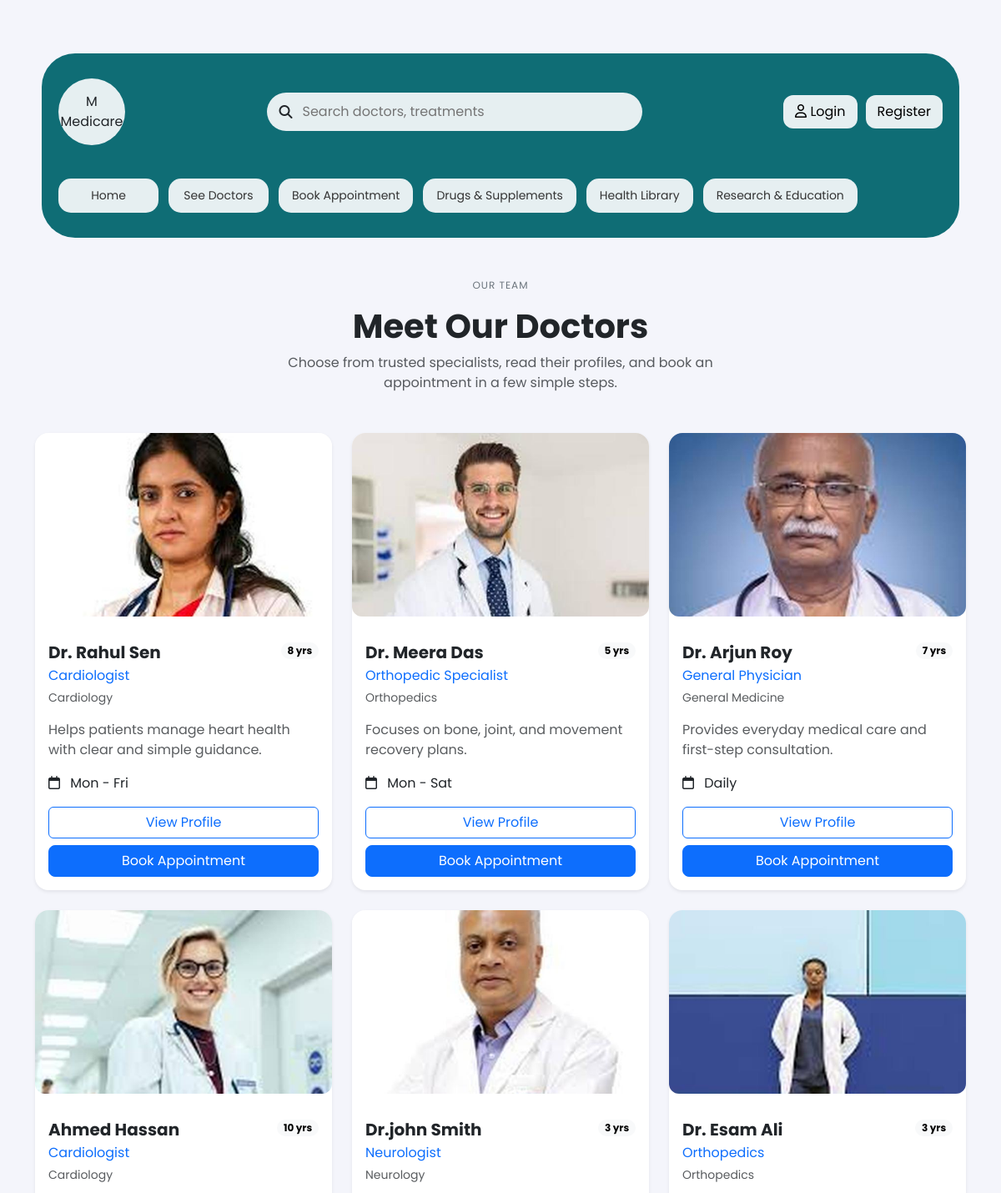
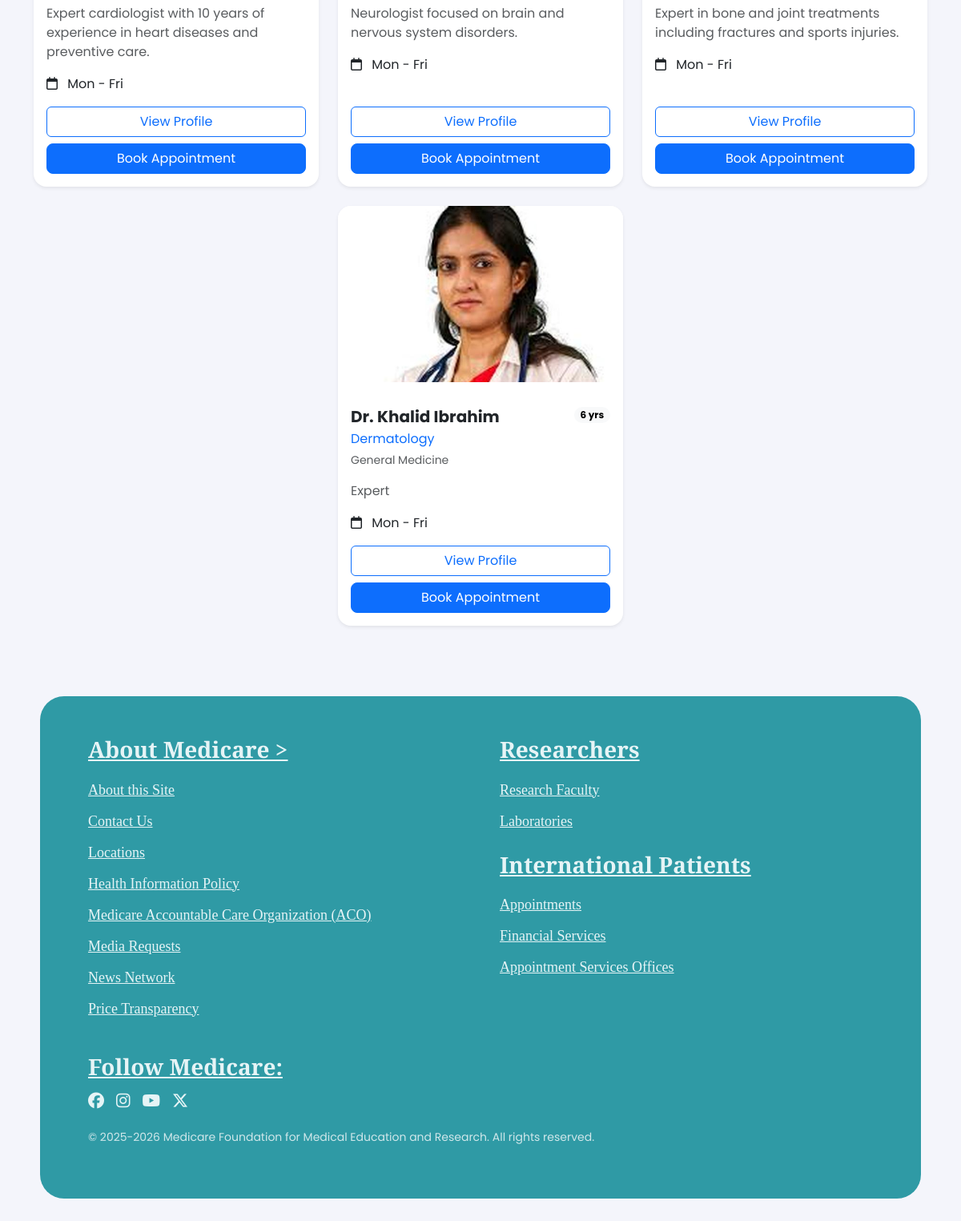
The app's page /doctors/ with its own data (2 pictures, top to bottom).
### appointments/models.py (models this page shows, shortened)
class Doctor(models.Model):
    name = models.CharField(max_length=100)
    specialty = models.CharField(max_length=100)
    department = models.ForeignKey(
        Department,
        on_delete=models.CASCADE,
        related_name="doctors"
    )
    image = models.ImageField(upload_to='doctors/')
    experience = models.IntegerField()
    available_days = models.CharField(max_length=100)
    short_bio = models.TextField()

class Department(models.Model):
    name = models.CharField(max_length=100)
    description = models.TextField(blank=True)

### appointments/views.py (the view)
# urls.py: path('doctors/', views.doctors, name='doctors'),
def doctors(request):
    return render(
        request,
        "appointments/doctors.html",
        {"doctors": Doctor.objects.select_related("department").all()},
    )

### appointments/templates/appointments/doctors.html (shortened to what this page needs)
﻿{% extends 'base.html' %}
{% load static %}
{% block content %}
<section class="my-5">
    <div class="container">
        <div class="text-center mb-5">
            <span class="section-label">Our Team</span>
            <h2 class="display-6 fw-bold mt-3">Meet Our Doctors</h2>
            <p class="text-muted mx-auto doctors-copy">
                Choose from trusted specialists, read their profiles, and book an appointment in a few simple steps.
            </p>
        </div>
        <div class="row g-4 justify-content-center">
            {% for doctor in doctors %}
                <div class="col-md-6 col-lg-4">
                    <div class="card border-0 shadow-sm h-100 doctor-card">
                        <img src="{{ doctor.image.url }}"
                             class="doctor-image"
                             alt="{{ doctor.name }}">
                        <div class="card-body d-flex flex-column">
                            <div class="d-flex justify-content-between align-items-start mb-2">
                                <div>
                                    <h5 class="fw-bold mb-1">{{ doctor.name }}</h5>
                                    <p class="text-primary mb-1">{{ doctor.specialty }}</p>
                                    {% if doctor.department %}
                                        <small class="text-muted">
                                            {{ doctor.department.name }}
                                        </small>
                                    {% endif %}
                                </div>
                                <span class="badge rounded-pill text-bg-light">
                                    {{ doctor.experience }} yrs
                                </span>
                            </div>
                            <p class="text-muted mt-2">
                                {{ doctor.short_bio }}
                            </p>
                            <div class="doctor-meta mb-3">
                                <span>
                                    <i class="fa-regular fa-calendar me-2"></i>
                                    {{ doctor.available_days }}
                                </span>
                            </div>
                            <div class="mt-auto d-grid gap-2">
                                <a href="{% url 'doctor_detail' doctor.id %}"
                                   class="btn btn-outline-primary">
                                    View Profile
                                </a>
                                <a href="{% url 'book' doctor.id %}"
                                   class="btn btn-primary">
                                    Book Appointment
                                </a>
                            </div>
                        </div>
                    </div>
                </div>
            {% empty %}
                <div class="col-12">
                    <div class="alert alert-info text-center">
                        No doctors have been added yet.
                    </div>
                </div>
            {% endfor %}
        </div>
    </div>
</section>
{% endblock %}

### templates/base.html (shortened to what this page needs)
﻿{% load static %}
<!DOCTYPE html>
<html lang="en">
<head>
    <link href="https://cdn.jsdelivr.net/npm/bootstrap@5.3.3/dist/css/bootstrap.min.css" rel="stylesheet">
    <link rel="stylesheet" href="https://cdnjs.cloudflare.com/ajax/libs/font-awesome/6.5.2/css/all.min.css">
    <link rel="stylesheet" href="{% static 'css/style.css' %}?v=123">
</head>
<body>
<div class="page-wrap">
    <header class="top-navbar-wrap">
        <div class="container">
            <div class="hero-panel">
                <div class="hero-top-row">
                    <div class="hero-logo-circle">
                        <div class="hero-logo-mark">M</div>
                        <div class="hero-logo-text">Medicare</div>
                    </div>
                    <form method="get" action="{% url 'search' %}" class="hero-search-form">
                        <i class="fa-solid fa-magnifying-glass"></i>
                        <input type="text" name="q" placeholder="Search doctors, treatments">
                    </form>
                    <div class="hero-mini-actions">
    {% if user.is_authenticated %}
        <a href="{% url 'profile' %}" class="mini-pill">
            <i class="fa-regular fa-user"></i> Profile
        </a>
         <form method="post" action="{% url 'logout' %}">
    {% csrf_token %}
    <button type="submit" class="mini-pill">
        <i class="fa-regular fa-user"></i> Logout
    </button>
</form>
    {% else %}
        <a href="{% url 'login' %}" class="mini-pill">
            <i class="fa-regular fa-user"></i> Login
        </a>
        <a href="{% url 'register' %}" class="mini-pill">
            Register
        </a>
    {% endif %}
</div>
                <div class="hero-menu-row">
                    <a href="{% url 'home' %}" class="hero-menu-btn">Home</a>
                    <a href="{% url 'doctors' %}" class="hero-menu-btn">See Doctors</a>
                     <a href="{% url 'my_appointments' %}" class="hero-menu-btn">Book Appointment</a>
                  <a href="{% url 'drugs' %}" class="hero-menu-btn">Drugs & Supplements</a>
                    <a href="{% url 'health_library' %}" class="hero-menu-btn">Health Library</a>
                    <a href="{% url 'research' %}" class="hero-menu-btn">Research & Education</a>
                </div>
            </div>
        </div>
    </header>
    <main class="mt-4">
        {% block content %}
        {% endblock %}
    </main>
    <footer class="site-footer mt-5">
        <div class="container footer-card">
            <div class="row g-5">
                <div class="col-lg-6">
                    <h3 class="footer-title">About Medicare ></h3>
                    <div class="footer-links-block">
                        <p>About this Site</p>
                        <p>Contact Us</p>
                        <p>Locations</p>
                        <p>Health Information Policy</p>
                        <p>Medicare Accountable Care Organization (ACO)</p>
                        <p>Media Requests</p>
                        <p>News Network</p>
                        <p>Price Transparency</p>
                    </div>
                </div>
                <div class="col-lg-6">
                    <h3 class="footer-title">Researchers</h3>
                    <div class="footer-links-block mb-4">
                        <p>Research Faculty</p>
                        <p>Laboratories</p>
                    </div>
                    <h3 class="footer-title">International Patients</h3>
                    <div class="footer-links-block">
                        <p>Appointments</p>
                        <p>Financial Services</p>
                        <p>Appointment Services Offices</p>
                    </div>
                </div>
            </div>
            <div class="footer-follow">
                <h3 class="footer-title mb-3">Follow Medicare:</h3>
                <div class="social-row">
                    <i class="fa-brands fa-facebook"></i>
                    <i class="fa-brands fa-instagram"></i>
                    <i class="fa-brands fa-youtube"></i>
                    <i class="fa-brands fa-x-twitter"></i>
                </div>
            </div>
            <p class="footer-copy">
                © 2025-2026 Medicare Foundation for Medical Education and Research. All rights reserved.
            </p>
        </div>
    </footer>
</div>
</body>
</html>

### static/css/style.css (style rules this page uses)
.hero-panel { background: #0f6d75; border-radius: 40px; padding: 30px 20px; max-width: 1100px; width: 100%; margin: 40px auto; box-sizing: border-box; }
.hero-top-row { display: flex; align-items: center; justify-content: space-between; flex-wrap: wrap; gap: 15px; }
.hero-logo-circle { width: 80px; height: 80px; border-radius: 50%; background: #e6eff1; display: flex; flex-direction: column; justify-content: center; align-items: center; flex-shrink: 0; }
.hero-search-form { flex: 1; min-width: 200px; max-width: 450px; margin: 0 10px; background: #e6eff1; border-radius: 25px; padding: 10px 15px; display: flex; align-items: center; gap: 10px; }
.hero-search-form input { border: none; outline: none; background: transparent; width: 100%; }
.hero-mini-actions { display: flex; gap: 10px; flex-shrink: 0; }
.mini-pill { background: #e6eff1; padding: 8px 14px; border-radius: 12px; text-decoration: none; color: black; white-space: nowrap; }
.hero-menu-row { margin-top: 25px; display: flex; justify-content: center; flex-wrap: wrap; gap: 12px; }
.hero-menu-btn { background: #e6eff1; padding: 10px 16px; border-radius: 15px; text-decoration: none; color: #333; min-width: 120px; text-align: center; font-size: 14px; }
.site-footer { padding: 40px 0; }
.footer-card { background: #2f9aa5; border-radius: 30px; padding: 50px 60px; max-width: 1100px; margin: auto; color: #e6f4f6; }
.footer-title { font-family: 'Playfair Display', serif; font-size: 28px; font-weight: 600; color: #e6f4f6; margin-bottom: 20px; text-decoration: underline; }
.footer-links-block p { margin: 12px 0; font-size: 18px; color: #e6f4f6; text-decoration: underline; font-family: 'Playfair Display', serif; }
.footer-card .row { align-items: flex-start; }
.footer-follow { margin-top: 30px; }
.social-row { display: flex; gap: 15px; font-size: 20px; color: #e6f4f6; }
.footer-copy { margin-top: 25px; font-size: 14px; color: #d0e7ea; }
.doctor-card { border-radius: 15px; overflow: hidden; }
.doctor-image { width: 100%; height: 220px; object-fit: cover; }
.doctors-copy { max-width: 600px; }
.doctor-card { border-radius: 20px; overflow: hidden; }
.doctor-image { width: 100%; height: 350px; object-fit: cover; border-radius: 20px; }
.section-label { font-size: 14px; color: #888; text-transform: uppercase; letter-spacing: 1px; }
.doctor-image { width: 100%; height: 280px; object-fit: cover; border-radius: 20px; }
.card-body { margin-top: 15px; }
.doctor-card { overflow: hidden; height: 100%; }
.doctor-image { width: 100%; height: 100%; object-fit: cover; object-position: center; border-radius: 12px; }
.doctor-card { border-radius: 16px; overflow: hidden; }
.doctor-image { width: 100%; height: 220px; object-fit: cover; object-position: top; }
.section-label { font-size: 12px; text-transform: uppercase; color: #6c757d; letter-spacing: 1px; }
.btn-primary { border-radius: 8px; }
input, textarea, select { border-radius: 8px !important; }

### records on screen
Doctor: image (picture), name "Dr. Rahul Sen", specialty "Cardiologist", department.name "Cardiology", experience "8", short_bio "Helps patients manage heart health with clear and simple guidance.", available_days "Mon - Fri"
Doctor: image (picture), name "Dr. Meera Das", specialty "Orthopedic Specialist", department.name "Orthopedics", experience "5", short_bio "Focuses on bone, joint, and movement recovery plans.", available_days "Mon - Sat"
Doctor: image (picture), name "Dr. Arjun Roy", specialty "General Physician", department.name "General Medicine", experience "7", short_bio "Provides everyday medical care and first-step consultation.", available_days "Daily"
Doctor: image (picture), name "Ahmed Hassan", specialty "Cardiologist", department.name "Cardiology", experience "10", short_bio "Expert cardiologist with 10 years of experience in heart diseases and preventive care.", available_days "Mon - Fri"
Doctor: image (picture), name "Dr.john Smith", specialty "Neurologist", department.name "Neurology", experience "3", short_bio "Neurologist focused on brain and nervous system disorders.", available_days "Mon - Fri"
Doctor: image (picture), name "Dr. Esam Ali", specialty "Orthopedics", department.name "Orthopedics", experience "3", short_bio "Expert in bone and joint treatments including fractures and sports injuries.", available_days "Mon - Fri"
Doctor: image (picture), name "Dr. Khalid Ibrahim", specialty "Dermatology", department.name "General Medicine", experience "6", short_bio "Expert", available_days "Mon - Fri"
